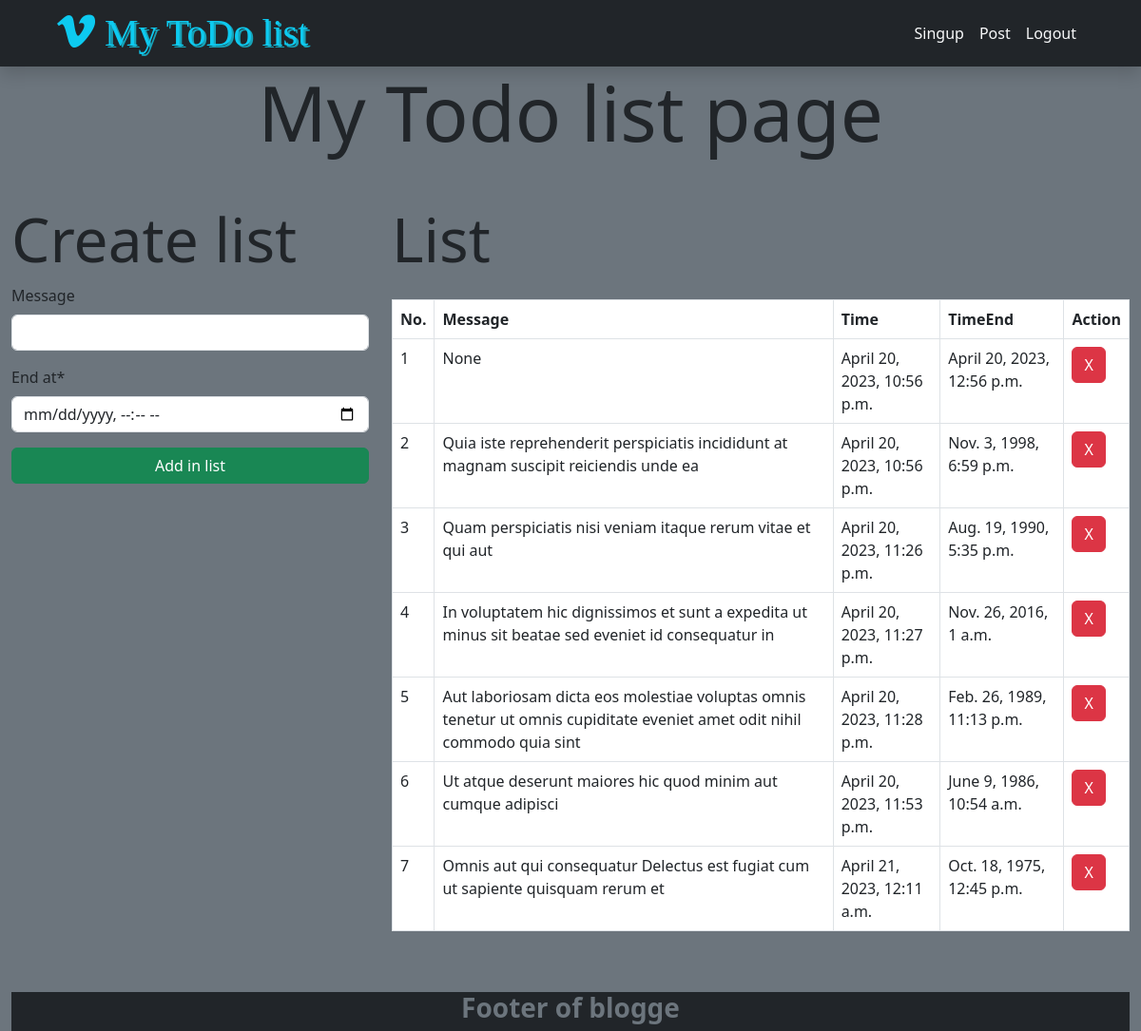
The app's page /home/ (signed in), older data.
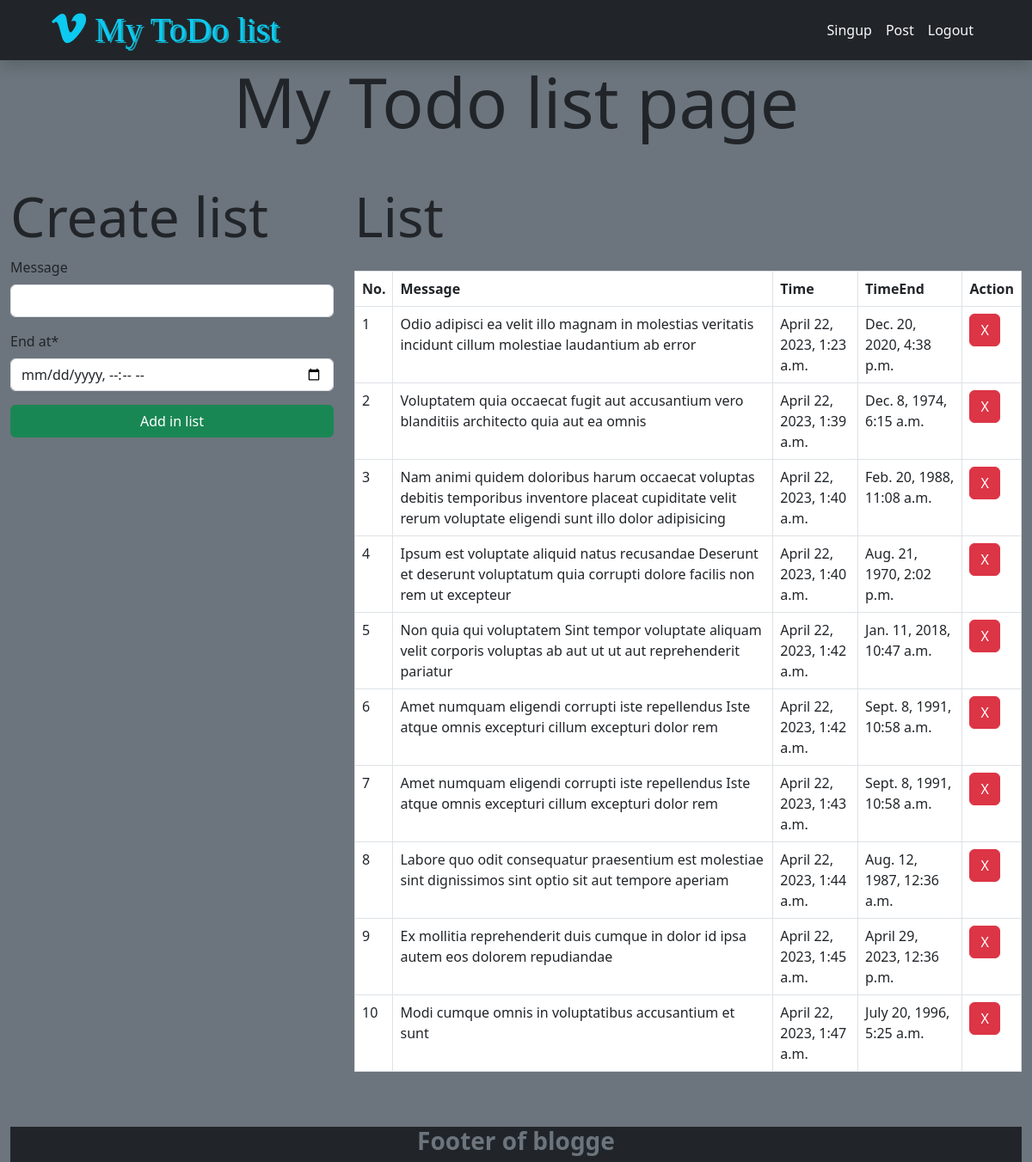
The same page, newer data.
### todoList/models.py (models this page shows, shortened)
class Message(models.Model):
    user=models.ForeignKey(User,on_delete=models.CASCADE)
    message=models.CharField(max_length=300,null=True,blank=True)
    created_at=models.DateTimeField(auto_now_add=True)
    end_at=models.DateTimeField()

### todoList/views.py (the view, shortened to what this page needs)
# urls.py: path("home/",homeView,name="home"),
@login_required
@public_required
def homeView(req):
    form=MessageForm(req.POST or None)
    data={
        "form":form,
        "us":User.objects.get(pk=req.user.id),
        "message":Message.objects.all()
    }
    return render(req,"home.html",data)

### todoList/forms.py
class MessageForm(forms.ModelForm):
    class Meta:
        model=Message
        exclude=("user","created_at",)

### templates/home.html (shortened to what this page needs)
{% extends 'base.html'%} {% block 'content' %}{%load crispy_forms_tags%}
<div class="container-fluid">
    <div class="row">
        <h1 class="display-1 text-center mb-5">My Todo list page</h1>
        <div class="col-xl-4 col-sm-6 mx-auto mb-5 ">
            <h1 class="display-3">Create list</h1>
            <form action="" method="post">
                <div id="div_id_message" class="mb-3">
                    <label for="id_message" class="form-label"> Message </label>
                    <input type="text" name="message" maxlength="300" class="textinput form-control" id="id_message" />
                </div>
                <div id="div_id_end_at" class="mb-3">
                    <label for="id_end_at" class="form-label requiredField">
                        End at<span class="asteriskField">*</span>
                    </label>
                    <input type="datetime-local" name="end_at" class="datetimeinput form-control" required=""
                        id="id_end_at" />
                </div>
                <input type="submit" value="Add in list" class="btn btn-success w-100" />
            </form>
        </div>
        <div class="col-xl-8 col-sm-8 mx-auto mb-5 ">
            <h1 class="display-3">List</h1>
            <table class="table mt-4">
                <tr>
                    <th class="border">No.</th>
                    <th class="border">Message</th>
                    <th class="border">Time</th>
                    <th class="border">TimeEnd</th>
                    <th class="border">Action</th>
                </tr>
                {% for mess in message %}
                {% if mess.user.id == us.id %}
                <tr>
                    <td class="border">{{forloop.counter}}</td>
                    <td class="border">{{mess.message}}</td>
                    <td class="border">{{mess.created_at}}</td>
                    <td class="border">{{mess.end_at}}</td>
                    <td class="border"><a href="{%url 'delete' mess.id %}" class="btn btn-danger">X</a></td>
                </tr>
                {% endif %}
                {% endfor %}
            </table>
        </div>
    </div>
    {% endblock %}

### templates/base.html (shortened to what this page needs)
<!DOCTYPE html>
<html lang="en">
<head>
  <link href="https://cdn.jsdelivr.net/npm/bootstrap@5.3.0-alpha3/dist/css/bootstrap.min.css" rel="stylesheet"
>
  <link rel="stylesheet" href="https://cdn.jsdelivr.net/npm/bootstrap-icons@1.10.4/font/bootstrap-icons.css">
</head>
<body class="bg-secondary">
  <div class="container-fluid  position-relative shadow bg-dark">
    <nav class="navbar sticky-top navbar-expand-lg  navbar-light py-3 py-lg-0 px-0 px-lg-5">
      <a href="" class="navbar-brand font-weight-bold  text-info"
        style="font-size: 40px; font-family: Handlee, cursive;">
        <i class="bi bi-vimeo"></i>
        <span class="self-center text-xl " style="text-shadow:2.3px 2.3px #17a2b8">My ToDo list</span>
      </a>
      <div class="collapse navbar-collapse justify-between ps-5 " id="navbarSupportedContent"
        style="text-align: right;margin:left;">
        <div class="navbar-nav font-weight-bold ms-auto py-0">
          <a href="" class="nav-item nav-link text-light active"></a>
          <a href="{%url 'singup'%}" class="nav-item nav-link text-light active">Singup</a>
          {% if request.user.is_authenticated%}
          <a href="{%url 'home'%}" class="nav-item nav-link text-light active">Post</a>
          <a href="{%url 'logout'%}" class="nav-item nav-link text-light active">Logout</a>
          {% else %}
          <a href="{%url 'login'%}" class="nav-item nav-link text-light active">Login</a>
          <a class="dropdown-item fw-bold" href="{%url 'singup'%}">Singup</a>
          {% endif %}
        </div>
      </div>
    </nav>
  </div>
  {% block 'content' %}
  {% endblock %}
  <div class="container-fluid bg-dark text-secondary">
    <div class="row">
      <div class="col-6 mx-auto text-center">
        <h1 class="fs-3 fw-bold">Footer of blogge</h1>
      </div>
    </div>
  </div>
</body>
</html>

Row changes from the older to the newer data that the page shows:
removed Message: message "None", created_at "April 20, 2023, 10:56 p.m.", end_at "April 20, 2023, 12:56 p.m."
removed Message: message "Quia iste reprehenderit perspiciatis incididunt at magnam suscipit reiciendis unde ea", created_at "April 20, 2023, 10:56 p.m.", end_at "Nov. 3, 1998, 6:59 p.m."
removed Message: message "Quam perspiciatis nisi veniam itaque rerum vitae et qui aut", created_at "April 20, 2023, 11:26 p.m.", end_at "Aug. 19, 1990, 5:35 p.m."
removed Message: message "In voluptatem hic dignissimos et sunt a expedita ut minus sit beatae sed eveniet id consequatur in", created_at "April 20, 2023, 11:27 p.m.", end_at "Nov. 26, 2016, 1 a.m."
removed Message: message "Aut laboriosam dicta eos molestiae voluptas omnis tenetur ut omnis cupiditate eveniet amet odit nihil commodo quia sint", created_at "April 20, 2023, 11:28 p.m.", end_at "Feb. 26, 1989, 11:13 p.m."
removed Message: message "Ut atque deserunt maiores hic quod minim aut cumque adipisci", created_at "April 20, 2023, 11:53 p.m.", end_at "June 9, 1986, 10:54 a.m."
removed Message: message "Omnis aut qui consequatur Delectus est fugiat cum ut sapiente quisquam rerum et", created_at "April 21, 2023, 12:11 a.m.", end_at "Oct. 18, 1975, 12:45 p.m."
added Message: message "Odio adipisci ea velit illo magnam in molestias veritatis incidunt cillum molestiae laudantium ab error", created_at "April 22, 2023, 1:23 a.m.", end_at "Dec. 20, 2020, 4:38 p.m."
added Message: message "Voluptatem quia occaecat fugit aut accusantium vero blanditiis architecto quia aut ea omnis", created_at "April 22, 2023, 1:39 a.m.", end_at "Dec. 8, 1974, 6:15 a.m."
added Message: message "Nam animi quidem doloribus harum occaecat voluptas debitis temporibus inventore placeat cupiditate velit rerum voluptate eligendi sunt illo dolor adipisicing", created_at "April 22, 2023, 1:40 a.m.", end_at "Feb. 20, 1988, 11:08 a.m."
added Message: message "Ipsum est voluptate aliquid natus recusandae Deserunt et deserunt voluptatum quia corrupti dolore facilis non rem ut excepteur", created_at "April 22, 2023, 1:40 a.m.", end_at "Aug. 21, 1970, 2:02 p.m."
added Message: message "Non quia qui voluptatem Sint tempor voluptate aliquam velit corporis voluptas ab aut ut ut aut reprehenderit pariatur", created_at "April 22, 2023, 1:42 a.m.", end_at "Jan. 11, 2018, 10:47 a.m."
added Message: message "Amet numquam eligendi corrupti iste repellendus Iste atque omnis excepturi cillum excepturi dolor rem", created_at "April 22, 2023, 1:42 a.m.", end_at "Sept. 8, 1991, 10:58 a.m."
added Message: message "Amet numquam eligendi corrupti iste repellendus Iste atque omnis excepturi cillum excepturi dolor rem", created_at "April 22, 2023, 1:43 a.m.", end_at "Sept. 8, 1991, 10:58 a.m."
added Message: message "Labore quo odit consequatur praesentium est molestiae sint dignissimos sint optio sit aut tempore aperiam", created_at "April 22, 2023, 1:44 a.m.", end_at "Aug. 12, 1987, 12:36 a.m."
added Message: message "Ex mollitia reprehenderit duis cumque in dolor id ipsa autem eos dolorem repudiandae", created_at "April 22, 2023, 1:45 a.m.", end_at "April 29, 2023, 12:36 p.m."
added Message: message "Modi cumque omnis in voluptatibus accusantium et sunt", created_at "April 22, 2023, 1:47 a.m.", end_at "July 20, 1996, 5:25 a.m."
